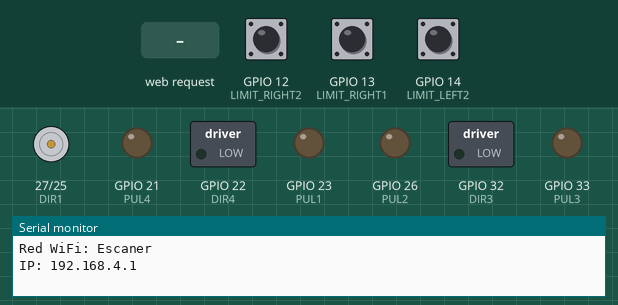
Simulated run of this sketch. Board: ESP32. Parts: motor-driver pin pairs drawn as motors (green arrow = first pin HIGH = forward, orange = second pin HIGH = backward, longer = more drive), switched loads named in the sketch (green lamp = pin HIGH), output pins drawn as LEDs (lit = HIGH), the last lines printed to the serial monitor. Inputs (shaded band) come from the test bench; at power-on: GPIO 12 (LIMIT_RIGHT2) LOW, GPIO 14 (LIMIT_LEFT2) LOW, GPIO 13 (LIMIT_RIGHT1) LOW. EEPROM starts erased.

Above: at 2.2 s.
2.3 s: HTTP request GET /start2 received
At 2.9 s:
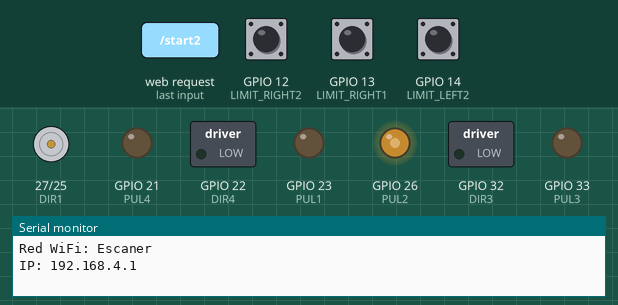
3.8 s: GPIO 12 (LIMIT_RIGHT2) pulled HIGH for 0.15 s
At 4.8 s:
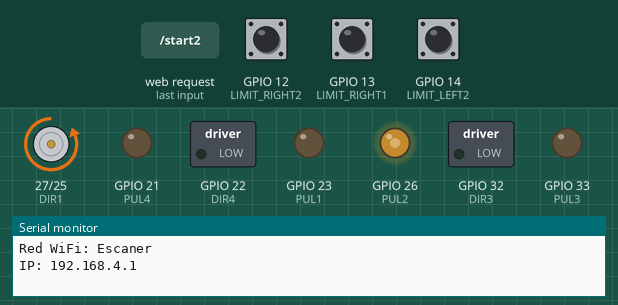
5.4 s: HTTP request GET /startRight1 received
At 5.9 s:
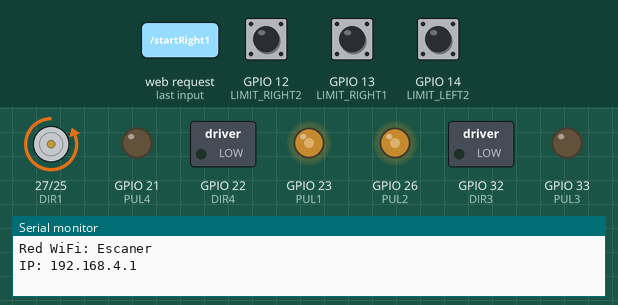
6.9 s: GPIO 14 (LIMIT_LEFT2) pulled HIGH for 0.15 s
At 8.1 s:
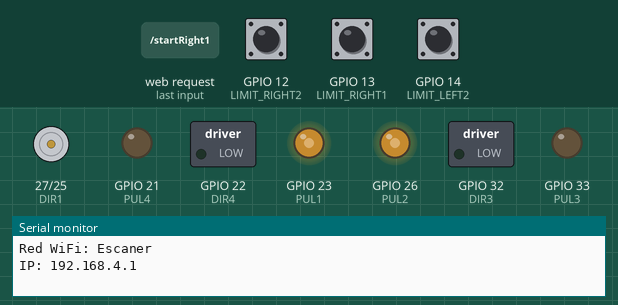
8.5 s: GPIO 13 (LIMIT_RIGHT1) pulled HIGH for 0.15 s
At 8.8 s:
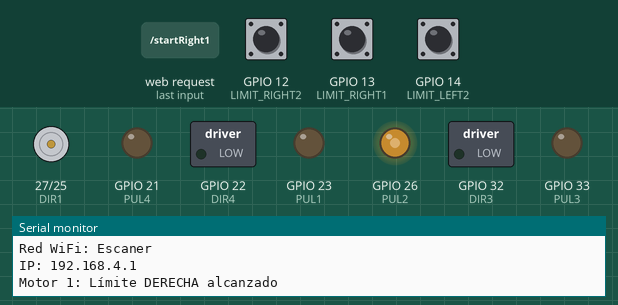
10.1 s: GPIO 12 (LIMIT_RIGHT2) pulled HIGH for 1 s
At 10.8 s:
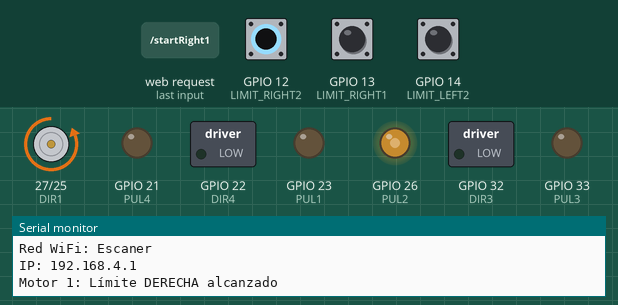
Timing chart, 0 to 13.1 s (numbered marks = the images above; inputs shaded):
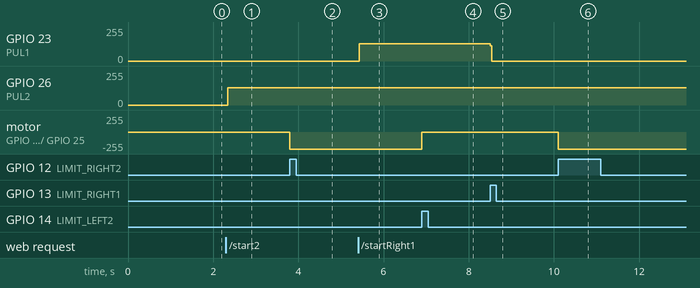

The sketch:

motor1botones.ino
```cpp
#include <WiFi.h>
#include <WebServer.h>
#include <Preferences.h>
#include <Ticker.h>

// Red WiFi generada por el ESP32
const char* ssid = "Escaner";
const char* password = "12345678";

// Motor 1 (riel)
#define PUL1 23
#define DIR1 27
#define LIMIT_LEFT1 18
#define LIMIT_RIGHT1 13

// Motor 2
#define PUL2 26
#define DIR2 25
#define LIMIT_LEFT2 14
#define LIMIT_RIGHT2 12

// Motor 3
#define PUL3 33
#define DIR3 32
#define LIMIT_LEFT3 19
#define LIMIT_RIGHT3 5

// Motor 4 (slider)
#define PUL4 21
#define DIR4 22

// Variables motor 4
volatile int stepsToMove4 = 0;
volatile int direction4 = 1;
volatile bool running4 = false;
volatile bool motorBusy4 = false;
int currentPosition4 = 0;
const int maxPosition4 = 100;
const int speedMicro4 = 800;

Preferences prefs;
WebServer server(80);

// Estados motores 1-3
bool motorActive1 = false, motorActive2 = false, motorActive3 = false;
bool movingRight1 = true, movingRight2 = true, movingRight3 = true;
bool canChangeDirection2 = true, canChangeDirection3 = true;

unsigned long lastDebounceTime2 = 0, lastDebounceTime3 = 0;
const unsigned long debounceDelay = 300;

Ticker motorPulseTicker1, motorPulseTicker2, motorPulseTicker3;

void togglePulse1() { digitalWrite(PUL1, motorActive1 ? !digitalRead(PUL1) : LOW); }
void togglePulse2() { digitalWrite(PUL2, motorActive2 ? !digitalRead(PUL2) : LOW); }
void togglePulse3() { digitalWrite(PUL3, motorActive3 ? !digitalRead(PUL3) : LOW); }

const char* html = R"rawliteral(
<!DOCTYPE html><html><head><title>Escaner</title>
<meta name="viewport" content="width=device-width, initial-scale=1">
<style>
body { font-family: Arial; padding: 20px; }
button, input { font-size: 1.2em; margin: 5px; padding: 10px; }
</style>
</head><body>

<h2>Ancho de objeto</h2>
<button
  onmousedown="fetch('/startRight1')"
  onmouseup="fetch('/stop1')"
  ontouchstart="fetch('/startRight1')"
  ontouchend="fetch('/stop1')">Derecha</button>

<button
  onmousedown="fetch('/startLeft1')"
  onmouseup="fetch('/stop1')"
  ontouchstart="fetch('/startLeft1')"
  ontouchend="fetch('/stop1')">Izquierda</button>

<h2>Motor 2</h2>
<button onclick="location.href='/start2'">Iniciar</button>
<button onclick="location.href='/stop2'">Detener</button>

<h2>Motor 3</h2>
<button onclick="location.href='/start3'">Iniciar</button>
<button onclick="location.href='/stop3'">Detener</button>

<h2>Inclinacion de camara</h2>
<label>Angulo (0 a 90): <span id="stepVal">45</span></label><br>
<input type="range" min="0" max="90" value="45" id="stepsSlider" onchange="handleSlider()" oninput="updateLabel()"><br><br>

<script>
function updateLabel() {
  const angle = document.getElementById("stepsSlider").value;
  document.getElementById("stepVal").innerText = angle;
}
function handleSlider() {
  const angle = document.getElementById("stepsSlider").value;
  fetch("/set?angle=" + angle);
}
setInterval(() => {
  fetch("/get").then(res => res.json()).then(data => {
    document.getElementById("stepVal").innerText = data.angle;
    document.getElementById("stepsSlider").value = data.angle;
  });
}, 1000);
</script>
</body></html>
)rawliteral";

void setup() {
  Serial.begin(115200);
  delay(1000);

  // Pines motores 1-3
  pinMode(PUL1, OUTPUT); pinMode(DIR1, OUTPUT);
  pinMode(LIMIT_LEFT1, INPUT); pinMode(LIMIT_RIGHT1, INPUT);

  pinMode(PUL2, OUTPUT); pinMode(DIR2, OUTPUT);
  pinMode(LIMIT_LEFT2, INPUT); pinMode(LIMIT_RIGHT2, INPUT);

  pinMode(PUL3, OUTPUT); pinMode(DIR3, OUTPUT);
  pinMode(LIMIT_LEFT3, INPUT); pinMode(LIMIT_RIGHT3, INPUT);

  // Pines motor 4
  pinMode(PUL4, OUTPUT);
  pinMode(DIR4, OUTPUT);

  // Preferencias
  prefs.begin("motor4", false);
  currentPosition4 = prefs.getInt("pos", 0);

  // Crear red WiFi
  WiFi.softAP(ssid, password);
  Serial.println("Red WiFi: " + String(ssid));
  Serial.println("IP: " + WiFi.softAPIP().toString());

  // Rutas
  server.on("/", []() { server.send(200, "text/html", html); });

  // Motor 1 control dinámico
  server.on("/startRight1", []() {
    motorActive1 = true;
    movingRight1 = true;
    digitalWrite(DIR1, LOW);
    server.send(200, "text/plain", "Right");
  });

  server.on("/startLeft1", []() {
    motorActive1 = true;
    movingRight1 = false;
    digitalWrite(DIR1, HIGH);
    server.send(200, "text/plain", "Left");
  });

  server.on("/stop1", []() {
    motorActive1 = false;
    server.send(200, "text/plain", "Stopped");
  });

  // Motor 2
  server.on("/start2", []() {
    motorActive2 = true;
    server.send(200, "text/html", html);
  });
  server.on("/stop2", []() {
    motorActive2 = false;
    server.send(200, "text/html", html);
  });

  // Motor 3
  server.on("/start3", []() {
    motorActive3 = true;
    server.send(200, "text/html", html);
  });
  server.on("/stop3", []() {
    motorActive3 = false;
    server.send(200, "text/html", html);
  });

  // Motor 4 - slider
  server.on("/get", []() {
    int angle = map(currentPosition4, 0, maxPosition4, 0, 90);
    server.send(200, "application/json", "{\"angle\":" + String(angle) + "}");
  });

  server.on("/set", []() {
    if (!server.hasArg("angle")) return;
    int angle = constrain(server.arg("angle").toInt(), 0, 90);
    int target = map(angle, 0, 90, 0, maxPosition4);
    if (target == currentPosition4 || running4 || motorBusy4) return;
    direction4 = (target > currentPosition4) ? 1 : 0;
    stepsToMove4 = abs(target - currentPosition4);
    running4 = true;
  });

  server.begin();

  // Iniciar pulsos
  motorPulseTicker1.attach_us(30, togglePulse1);
  motorPulseTicker2.attach_us(1050, togglePulse2);
  motorPulseTicker3.attach_us(100, togglePulse3);
}

void loop() {
  server.handleClient();
  unsigned long now = millis();

  // Motor 1 (manual con límites)
  if (motorActive1) {
    if (movingRight1 && digitalRead(LIMIT_RIGHT1) == HIGH) {
      motorActive1 = false;
      Serial.println("Motor 1: Límite DERECHA alcanzado");
    } else if (!movingRight1 && digitalRead(LIMIT_LEFT1) == HIGH) {
      motorActive1 = false;
      Serial.println("Motor 1: Límite IZQUIERDA alcanzado");
    }
  }

  // Motor 2 (automático)
  if (motorActive2) {
    if (canChangeDirection2) {
      if (movingRight2 && digitalRead(LIMIT_RIGHT2) == HIGH) {
        movingRight2 = false;
        digitalWrite(DIR2, HIGH);
        canChangeDirection2 = false;
        lastDebounceTime2 = now;
      } else if (!movingRight2 && digitalRead(LIMIT_LEFT2) == HIGH) {
        movingRight2 = true;
        digitalWrite(DIR2, LOW);
        canChangeDirection2 = false;
        lastDebounceTime2 = now;
      }
    } else if (now - lastDebounceTime2 > debounceDelay) {
      canChangeDirection2 = true;
    }
  }

  // Motor 3 (automático)
  if (motorActive3) {
    if (canChangeDirection3) {
      if (movingRight3 && digitalRead(LIMIT_RIGHT3) == HIGH) {
        movingRight3 = false;
        digitalWrite(DIR3, HIGH);
        canChangeDirection3 = false;
        lastDebounceTime3 = now;
      } else if (!movingRight3 && digitalRead(LIMIT_LEFT3) == HIGH) {
        movingRight3 = true;
        digitalWrite(DIR3, LOW);
        canChangeDirection3 = false;
        lastDebounceTime3 = now;
      }
    } else if (now - lastDebounceTime3 > debounceDelay) {
      canChangeDirection3 = true;
    }
  }

  // Motor 4 (slider)
  if (running4 && !motorBusy4) {
    motorBusy4 = true;
    digitalWrite(DIR4, direction4 ? HIGH : LOW);

    for (int i = 0; i < stepsToMove4; i++) {
      digitalWrite(PUL4, HIGH); delayMicroseconds(speedMicro4);
      digitalWrite(PUL4, LOW); delayMicroseconds(speedMicro4);
    }

    currentPosition4 += (direction4 ? stepsToMove4 : -stepsToMove4);
    currentPosition4 = constrain(currentPosition4, 0, maxPosition4);
    prefs.putInt("pos", currentPosition4);

    stepsToMove4 = 0;
    running4 = false;
    motorBusy4 = false;
  }
}
```

Measured:
- after the input at 2.3 s, GPIO 26 (PUL2): 0/255 → 128/255 after 0.05 s
- after the input at 3.8 s, motor on GPIO 27 (DIR1) / GPIO 25 (DIR2): stopped → backward 255/255 at once
- after the input at 5.4 s, GPIO 23 (PUL1): 0/255 → 128/255 at once
- after the input at 6.9 s, motor on GPIO 27 (DIR1) / GPIO 25 (DIR2): backward 255/255 → stopped at once
- after the input at 8.5 s, GPIO 23 (PUL1): 128/255 → 0/255 at once
- after the input at 10.1 s, motor on GPIO 27 (DIR1) / GPIO 25 (DIR2): stopped → backward 255/255 at once
